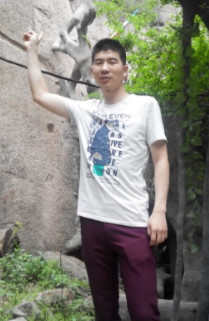
#> input picture Tensorflow/8-harr特征+Anaboost人脸识别/face.jpg, 209 x 321 px
$ jupyter execute FaceDetect.ipynb
#> lines starting #> are read from the running program, lines starting #| are printed output that depends on the picture; after the words box and inside, x2 and y2 are one past the last pixel; in counts of white or black regions, pixels touching at a corner belong together
[cell 1]
# 1 load xml  2 lod pig  2 gray  4 detect  5 draw
import cv2
import numpy as np

#1 load xml  file name
face_xml = cv2.CascadeClassifier('haarcascade_frontalface_default.xml')
eye_xml= cv2.CascadeClassifier('haarcascade_eye.xml')

#2  load jpg
img = cv2.imread('face.jpg')
#> img is the input picture: shape (321, 209, 3); mean B, G, R 120.7, 131.2, 131.1
cv2.imshow('src',img)

#3 hear gray
gray = cv2.cvtColor(img,cv2.COLOR_BGR2GRAY)
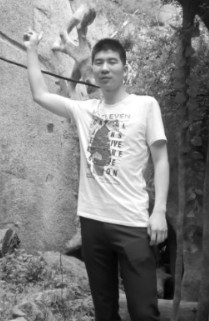
#> gray: shape (321, 209); min 1, max 255, mean 129.9

#detect
#灰度  比例缩放  最小5像素
faces = face_xml.detectMultiScale(gray,1.3,5)
#> faces = [[86, 46, 39, 39]]
print ('face=',len(faces))
#| face= 1

#draw
for (x,y,w,h) in faces:
   cv2.rectangle(img,(x,y),(x+w,y+h),(255,0,0),2)
   roi_face = gray[y:y+h,x:x+w]
   roi_color = img[y:y+h,x:x+w]
   eyes = eye_xml.detectMultiScale(roi_face)
   print('eyse=',len(eyes) )
   for (e_x,e_y,e_w,e_h) in eyes:
        cv2.rectangle(roi_color,(x,y),(x+w,y+h),(255,0,0),2)
#> this loop made 1 pass
#| eyse= 0
#> pass 1, `roi_face = gray[y:y+h,x:x+w]`:
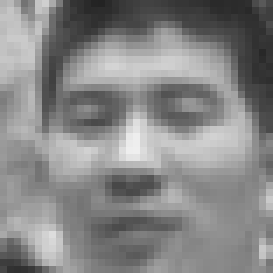
#> roi_face: shape (39, 39) (shown 7 times larger); min 35, max 239, mean 134.5
#> pass 1, `roi_color = img[y:y+h,x:x+w]`:
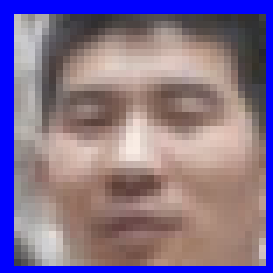
#> roi_color: shape (39, 39, 3) (shown 7 times larger); mean B, G, R 143.8, 112.8, 131
#> after the loop:
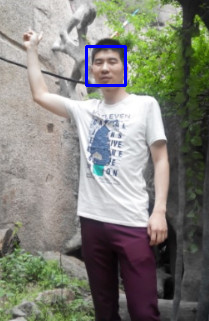
#> img: shape (321, 209, 3); 0.69% of pixels changed, all inside (x1, y1, x2, y2) = (85, 45, 127, 87)

cv2.imshow('dst',img)
cv2.waitKey(0)
#> Out = 27
